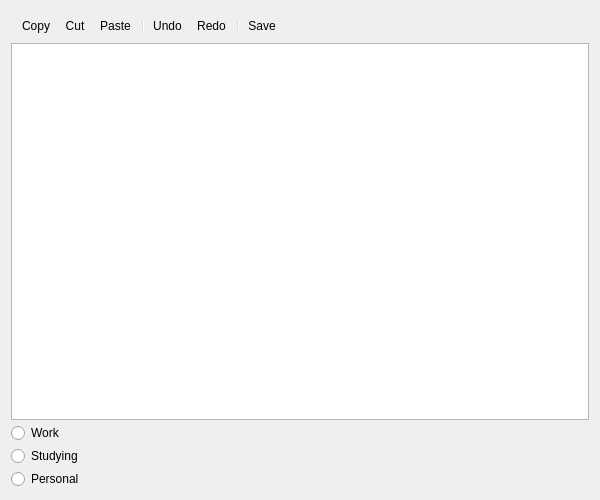
<?xml version="1.0" encoding="UTF-8"?>
<ui version="4.0">
 <class>NoteWindow</class>
 <widget class="QDialog" name="NoteWindow">
  <property name="geometry">
   <rect>
    <x>0</x>
    <y>0</y>
    <width>600</width>
    <height>500</height>
   </rect>
  </property>
  <property name="windowTitle">
   <string>Note</string>
  </property>
  <layout class="QVBoxLayout" name="verticalLayout_2">
   <property name="spacing">
    <number>3</number>
   </property>
   <property name="leftMargin">
    <number>11</number>
   </property>
   <property name="topMargin">
    <number>11</number>
   </property>
   <property name="rightMargin">
    <number>11</number>
   </property>
   <property name="bottomMargin">
    <number>11</number>
   </property>
   <item>
    <widget class="QToolBar" name="toolBar">
     <property name="sizePolicy">
      <sizepolicy hsizetype="Preferred" vsizetype="Minimum">
       <horstretch>0</horstretch>
       <verstretch>0</verstretch>
      </sizepolicy>
     </property>
     <property name="windowTitle">
      <string>toolBar</string>
     </property>
     <property name="iconSize">
      <size>
       <width>25</width>
       <height>25</height>
      </size>
     </property>
     <property name="toolButtonStyle">
      <enum>Qt::ToolButtonTextUnderIcon</enum>
     </property>
     <addaction name="actionCopy"/>
     <addaction name="actionCut"/>
     <addaction name="actionPaste"/>
     <addaction name="separator"/>
     <addaction name="actionUndo"/>
     <addaction name="actionRedo"/>
     <addaction name="separator"/>
     <addaction name="actionSave"/>
    </widget>
   </item>
   <item>
    <widget class="QTextEdit" name="textEdit">
     <property name="autoFormatting">
      <set>QTextEdit::AutoNone</set>
     </property>
     <property name="html">
      <string>&lt;!DOCTYPE HTML PUBLIC &quot;-//W3C//DTD HTML 4.0//EN&quot; &quot;http://www.w3.org/TR/REC-html40/strict.dtd&quot;&gt;
&lt;html&gt;&lt;head&gt;&lt;meta name=&quot;qrichtext&quot; content=&quot;1&quot; /&gt;&lt;style type=&quot;text/css&quot;&gt;
p, li { white-space: pre-wrap; }
&lt;/style&gt;&lt;/head&gt;&lt;body style=&quot; font-family:'MS Shell Dlg 2'; font-size:7.8pt; font-weight:400; font-style:normal;&quot;&gt;
&lt;p style=&quot;-qt-paragraph-type:empty; margin-top:10px; margin-bottom:0px; margin-left:10px; margin-right:10px; -qt-block-indent:0; text-indent:0px;&quot;&gt;&lt;br /&gt;&lt;/p&gt;&lt;/body&gt;&lt;/html&gt;</string>
     </property>
    </widget>
   </item>
   <item>
    <widget class="QRadioButton" name="work">
     <property name="text">
      <string>Work</string>
     </property>
    </widget>
   </item>
   <item>
    <widget class="QRadioButton" name="studying">
     <property name="text">
      <string>Studying</string>
     </property>
    </widget>
   </item>
   <item>
    <widget class="QRadioButton" name="personal">
     <property name="text">
      <string>Personal</string>
     </property>
    </widget>
   </item>
  </layout>
  <action name="actionOpen">
   <property name="icon">
    <iconset resource="images.qrc">
     <normaloff>:/icons/icons/open.png</normaloff>:/icons/icons/open.png</iconset>
   </property>
   <property name="text">
    <string>Open</string>
   </property>
   <property name="shortcut">
    <string>Ctrl+O</string>
   </property>
  </action>
  <action name="actionSave">
   <property name="icon">
    <iconset resource="images.qrc">
     <normaloff>:/icons/icons/save.png</normaloff>:/icons/icons/save.png</iconset>
   </property>
   <property name="text">
    <string>Save</string>
   </property>
   <property name="shortcut">
    <string>Ctrl+S</string>
   </property>
  </action>
  <action name="actionCut">
   <property name="icon">
    <iconset resource="images.qrc">
     <normaloff>:/icons/icons/cut.png</normaloff>:/icons/icons/cut.png</iconset>
   </property>
   <property name="text">
    <string>Cut</string>
   </property>
   <property name="shortcut">
    <string>Ctrl+X</string>
   </property>
  </action>
  <action name="actionCopy">
   <property name="icon">
    <iconset resource="images.qrc">
     <normaloff>:/icons/icons/copy.png</normaloff>:/icons/icons/copy.png</iconset>
   </property>
   <property name="text">
    <string>Copy</string>
   </property>
   <property name="shortcut">
    <string>Ctrl+C</string>
   </property>
  </action>
  <action name="actionPaste">
   <property name="icon">
    <iconset resource="images.qrc">
     <normaloff>:/icons/icons/paste.png</normaloff>:/icons/icons/paste.png</iconset>
   </property>
   <property name="text">
    <string>Paste</string>
   </property>
   <property name="shortcut">
    <string>Ctrl+V</string>
   </property>
  </action>
  <action name="actionUndo">
   <property name="icon">
    <iconset resource="images.qrc">
     <normaloff>:/icons/icons/undo.png</normaloff>:/icons/icons/undo.png</iconset>
   </property>
   <property name="text">
    <string>Undo</string>
   </property>
   <property name="shortcut">
    <string>Ctrl+Z</string>
   </property>
  </action>
  <action name="actionRedo">
   <property name="icon">
    <iconset resource="images.qrc">
     <normaloff>:/icons/icons/redo.png</normaloff>:/icons/icons/redo.png</iconset>
   </property>
   <property name="text">
    <string>Redo</string>
   </property>
   <property name="shortcut">
    <string>Ctrl+Shift+Z</string>
   </property>
  </action>
 </widget>
 <resources>
  <include location="images.qrc"/>
 </resources>
 <connections/>
</ui>
